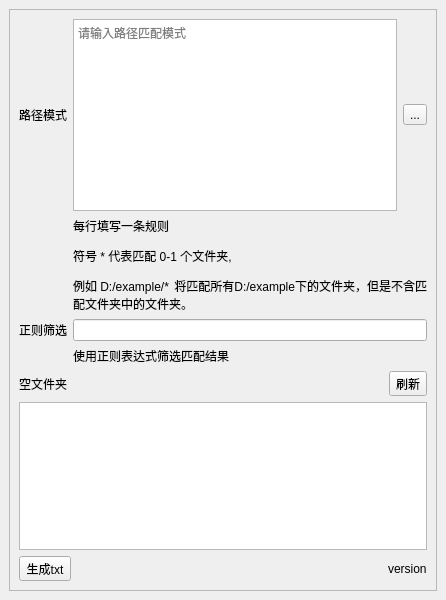
<?xml version="1.0" encoding="UTF-8"?>
<ui version="4.0">
 <class>MainWindow</class>
 <widget class="QMainWindow" name="MainWindow">
  <property name="geometry">
   <rect>
    <x>0</x>
    <y>0</y>
    <width>446</width>
    <height>600</height>
   </rect>
  </property>
  <property name="windowTitle">
   <string>空文件夹扫描</string>
  </property>
  <widget class="QWidget" name="centralwidget">
   <layout class="QVBoxLayout" name="verticalLayout">
    <item>
     <layout class="QHBoxLayout" name="horizontalLayout">
      <item>
       <widget class="QFrame" name="frame_2">
        <property name="minimumSize">
         <size>
          <width>200</width>
          <height>0</height>
         </size>
        </property>
        <property name="frameShape">
         <enum>QFrame::StyledPanel</enum>
        </property>
        <property name="frameShadow">
         <enum>QFrame::Raised</enum>
        </property>
        <layout class="QVBoxLayout" name="verticalLayout_3">
         <item>
          <layout class="QGridLayout" name="gridLayout">
           <item row="3" column="1">
            <widget class="QLabel" name="label_4">
             <property name="styleSheet">
              <string notr="true">work-break: break-all;</string>
             </property>
             <property name="text">
              <string>&lt;html&gt;&lt;head/&gt;&lt;body&gt;&lt;p align=&quot;justify&quot;&gt;每行填写一条规则&lt;/p&gt;&lt;p align=&quot;justify&quot;&gt;符号 * 代表匹配 0-1 个文件夹,&lt;/p&gt;&lt;p align=&quot;justify&quot;&gt;例如 D:/example/* 将匹配所有D:/example下的文件夹，但是不含匹配文件夹中的文件夹。&lt;/p&gt;&lt;/body&gt;&lt;/html&gt;</string>
             </property>
             <property name="wordWrap">
              <bool>true</bool>
             </property>
            </widget>
           </item>
           <item row="1" column="0">
            <widget class="QLabel" name="label_2">
             <property name="text">
              <string>路径模式</string>
             </property>
            </widget>
           </item>
           <item row="5" column="0">
            <widget class="QLabel" name="label">
             <property name="text">
              <string>正则筛选</string>
             </property>
            </widget>
           </item>
           <item row="5" column="1">
            <widget class="QLineEdit" name="lineEditRegexPattern"/>
           </item>
           <item row="6" column="1">
            <widget class="QLabel" name="label_5">
             <property name="text">
              <string>使用正则表达式筛选匹配结果</string>
             </property>
            </widget>
           </item>
           <item row="1" column="1">
            <layout class="QHBoxLayout" name="horizontalLayout_6">
             <item>
              <widget class="QTextEdit" name="textEditPatterns">
               <property name="placeholderText">
                <string>请输入路径匹配模式</string>
               </property>
              </widget>
             </item>
             <item>
              <widget class="QToolButton" name="toolButtonPath">
               <property name="text">
                <string>...</string>
               </property>
              </widget>
             </item>
            </layout>
           </item>
          </layout>
         </item>
         <item>
          <layout class="QHBoxLayout" name="horizontalLayout_2">
           <item>
            <widget class="QLabel" name="label_3">
             <property name="text">
              <string>空文件夹</string>
             </property>
            </widget>
           </item>
           <item>
            <widget class="QToolButton" name="toolButtonRefresh">
             <property name="text">
              <string>刷新</string>
             </property>
            </widget>
           </item>
          </layout>
         </item>
         <item>
          <widget class="QListView" name="listView"/>
         </item>
         <item>
          <layout class="QHBoxLayout" name="horizontalLayout_4">
           <item>
            <widget class="QToolButton" name="toolButtonTxt">
             <property name="text">
              <string>生成txt</string>
             </property>
            </widget>
           </item>
           <item alignment="Qt::AlignRight">
            <widget class="QLabel" name="labelVersion">
             <property name="text">
              <string>version</string>
             </property>
            </widget>
           </item>
          </layout>
         </item>
        </layout>
       </widget>
      </item>
     </layout>
    </item>
   </layout>
  </widget>
  <widget class="QMenuBar" name="menubar">
   <property name="geometry">
    <rect>
     <x>0</x>
     <y>0</y>
     <width>446</width>
     <height>23</height>
    </rect>
   </property>
  </widget>
  <action name="actionAskPath">
   <property name="text">
    <string>AskPath</string>
   </property>
  </action>
  <action name="actionTxt">
   <property name="text">
    <string>txt</string>
   </property>
  </action>
  <action name="actionRefresh">
   <property name="text">
    <string>Refresh</string>
   </property>
  </action>
 </widget>
 <resources/>
 <connections>
  <connection>
   <sender>toolButtonTxt</sender>
   <signal>clicked()</signal>
   <receiver>actionTxt</receiver>
   <slot>trigger()</slot>
   <hints>
    <hint type="sourcelabel">
     <x>50</x>
     <y>548</y>
    </hint>
    <hint type="destinationlabel">
     <x>-1</x>
     <y>-1</y>
    </hint>
   </hints>
  </connection>
  <connection>
   <sender>toolButtonRefresh</sender>
   <signal>clicked()</signal>
   <receiver>actionRefresh</receiver>
   <slot>trigger()</slot>
   <hints>
    <hint type="sourcelabel">
     <x>253</x>
     <y>52</y>
    </hint>
    <hint type="destinationlabel">
     <x>-1</x>
     <y>-1</y>
    </hint>
   </hints>
  </connection>
  <connection>
   <sender>toolButtonPath</sender>
   <signal>clicked()</signal>
   <receiver>actionAskPath</receiver>
   <slot>trigger()</slot>
   <hints>
    <hint type="sourcelabel">
     <x>405</x>
     <y>140</y>
    </hint>
    <hint type="destinationlabel">
     <x>-1</x>
     <y>-1</y>
    </hint>
   </hints>
  </connection>
 </connections>
</ui>
